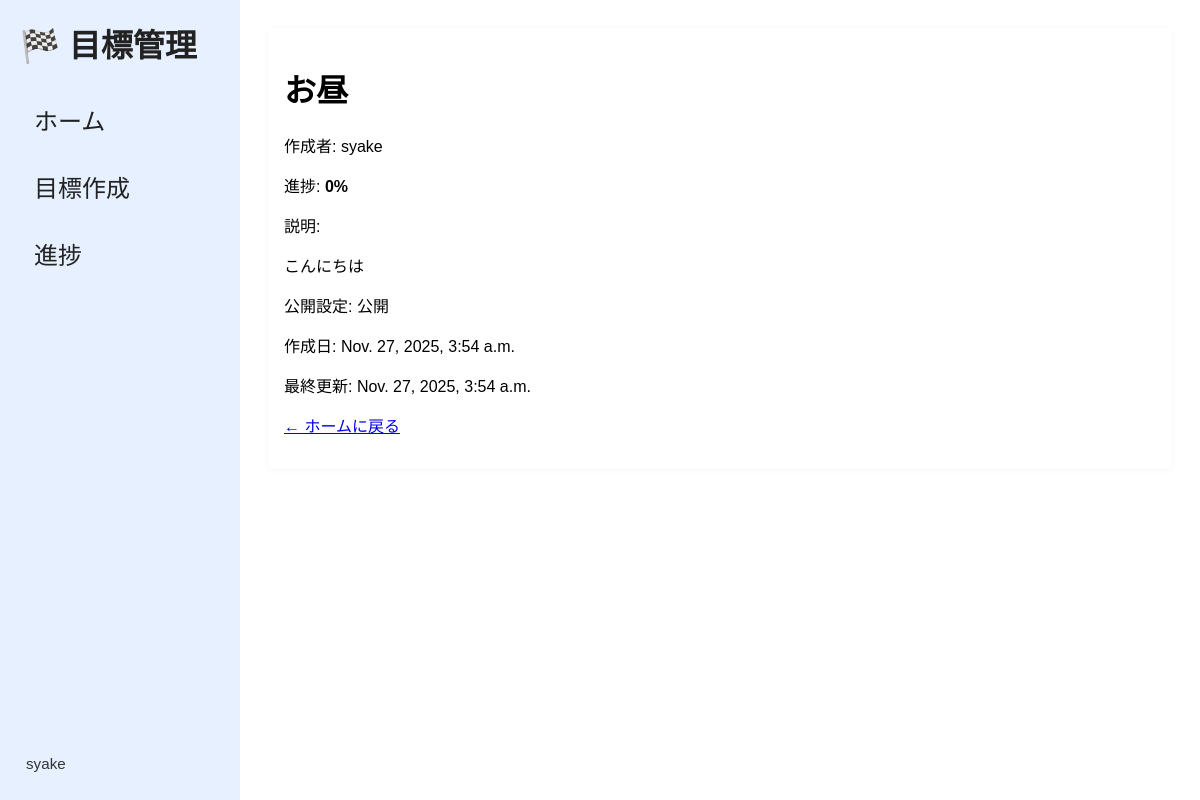
Screenshot of /goals/1/ (signed in) with the database file from the repository.
### myapp/models.py (models this page shows, shortened)
class Goal(models.Model):
	user = models.ForeignKey(
		settings.AUTH_USER_MODEL, on_delete=models.CASCADE, related_name="goals"
	)
	title = models.CharField(max_length=255)
	description = models.TextField(blank=True)
	progress = models.PositiveSmallIntegerField(default=0)
	private = models.BooleanField(default=False)
	created_at = models.DateTimeField(default=timezone.now)
	updated_at = models.DateTimeField(auto_now=True)
	class Meta:
		ordering = ["-updated_at", "title"]

### myapp/views.py (the view)
# urls.py: path("goals/<int:pk>/", views.goal_detail, name="goal_detail"),
@login_required
def goal_detail(request, pk):
	goal = get_object_or_404(Goal, pk=pk)
	if goal.private and goal.user != request.user:
		raise Http404
	return render(request, "myapp/goal_detail.html", {"goal": goal})

### myapp/templates/myapp/goal_detail.html (shortened to what this page needs)
{% extends 'myapp/base.html' %}
{% block content %}
<div class="card">
  <h1>{{ goal.title }}</h1>
  <p>作成者: {{ goal.user.username }}</p>
  <p>進捗: <strong>{{ goal.progress }}%</strong></p>
  <p>説明:</p>
  <div style="white-space:pre-wrap">{{ goal.description }}</div>
  <p>公開設定: {% if goal.private %}非公開{% else %}公開{% endif %}</p>
  <p>作成日: {{ goal.created_at }}</p>
  <p>最終更新: {{ goal.updated_at }}</p>
  <p><a href="{% url 'myapp:dashboard' %}">&larr; ホームに戻る</a></p>
</div>
{% endblock %}

### myapp/templates/myapp/base.html (shortened to what this page needs)
<!DOCTYPE html>
<html lang="ja">
  <head>
    {% load static %}
    <link rel="stylesheet" href="{% static 'myapp/style.css' %}">
  </head>
  <body>
    <div class="app-shell">
      <nav class="sidebar">
        <div class="sidebar-top">
          <div class="logo">🏁 目標管理</div>
        </div>
        <ul class="nav-items">
          <li><a href="{% url 'myapp:dashboard' %}">ホーム</a></li>
          <li><a href="{% url 'myapp:create_goal' %}">目標作成</a></li>
          <li><a href="{% url 'myapp:progress' %}">進捗</a></li>
        </ul>
        <div class="sidebar-bottom">
          {% if user.is_authenticated %}
            <div class="account">{{ user.username }}</div>
          {% else %}
            <div><a href="{% url 'login' %}">ログイン</a></div>
          {% endif %}
        </div>
      </nav>
      <main class="content">
        {% block content %}{% endblock %}
      </main>
    </div>
  </body>
</html>

### myapp/static/myapp/style.css (style rules this page uses)
:root { --sidebar-width: 20%; --content-width: 80%; --sidebar-bg: #e6f0ff; --content-bg: #ffffff; --text-color: #222; }
html { font-size: 16px; }
html, body, .app-shell { height: 100%; margin: 0; padding: 0; }
.app-shell { display: flex; min-height: 100vh; font-family: "Noto Sans JP", Arial, sans-serif; }
.sidebar { width: var(--sidebar-width); min-width: 140px; max-width: 380px; background: var(--sidebar-bg); color: var(--text-color); display: flex; flex-direction: column; justify-content: flex-start; padding: 20px; box-sizing: border-box; }
.sidebar .logo { font-weight: 700; font-size: 32px; margin-bottom: 24px; }
.nav-items { list-style: none; padding: 0; margin: 0; display: flex; flex-direction: column; gap: 8px; }
.nav-items li { margin-bottom: 0; }
.nav-items a { display: block; width: 100%; color: var(--text-color); text-decoration: none; padding: 12px 14px; border-radius: 6px; box-sizing: border-box; font-size: 24px; }
.sidebar-bottom { font-size: 0.95rem; color: #333; margin-top: auto; }
.account { padding: 8px 6px; }
.content { flex: 0 0 var(--content-width); width: var(--content-width); background: var(--content-bg); padding: 28px; box-sizing: border-box; }
.card { background: white; padding: 16px; border-radius: 6px; box-shadow: 0 1px 6px rgba(0,0,0,0.04); }

### rows the page displays
Goal: title "お昼", user.username "syake", progress "0", description "こんにちは", created_at "Nov. 27, 2025, 3:54 a.m.", updated_at "Nov. 27, 2025, 3:54 a.m."

### other values shown
{{ user.username }} "syake"
